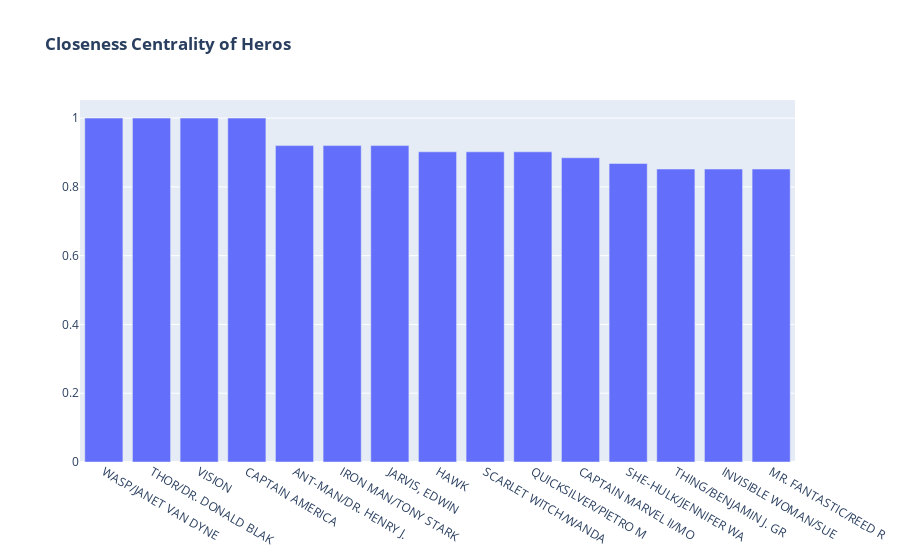

Source (notebook cell):
### Code cell
cent_df = cent_df.sort_values(by=['closeness_cent'], ascending=False)
fig = go.Figure(data=[go.Bar(
    x=cent_df.index[0:15],
    y=cent_df['closeness_cent'],
)])
fig.update_layout(title_text='<b>Closeness Centrality of Heros</b>')

### Figure 1 — Plotly figure (JSON) as saved in the notebook; plotly's stock layout.template omitted (floating-point values rounded to 4 significant figures)
{"data": [{"type": "bar", "x": ["WASP/JANET VAN DYNE", "THOR/DR. DONALD BLAK", "VISION", "CAPTAIN AMERICA", "ANT-MAN/DR. HENRY J.", "IRON MAN/TONY STARK", "JARVIS, EDWIN", "HAWK", "SCARLET WITCH/WANDA", "QUICKSILVER/PIETRO M", "CAPTAIN MARVEL II/MO", "SHE-HULK/JENNIFER WA", "THING/BENJAMIN J. GR", "INVISIBLE WOMAN/SUE", "MR. FANTASTIC/REED R"], "y": [1, 1, 1, 1, 0.92, 0.92, 0.92, 0.902, 0.902, 0.902, 0.8846, 0.8679, 0.8519, 0.8519, 0.8519, 0.8364, 0.8364, 0.8214, 0.8214, 0.807, 0.7931, 0.7931, 0.7797, 0.7797, 0.7667, 0.7667, 0.7667, 0.7419, 0.7419, 0.7302, 0.7188, 0.7077, 0.697, 0.6765, 0.6571, 0.6479, 0.6389, 0.6301, 0.6133, 0.6053, 0.5897, 0.5897, 0.5823, 0.5823, 0.5823, 0.5823, 0.575]}], "layout": {"title": {"text": "<b>Closeness Centrality of Heros</b>"}}}
